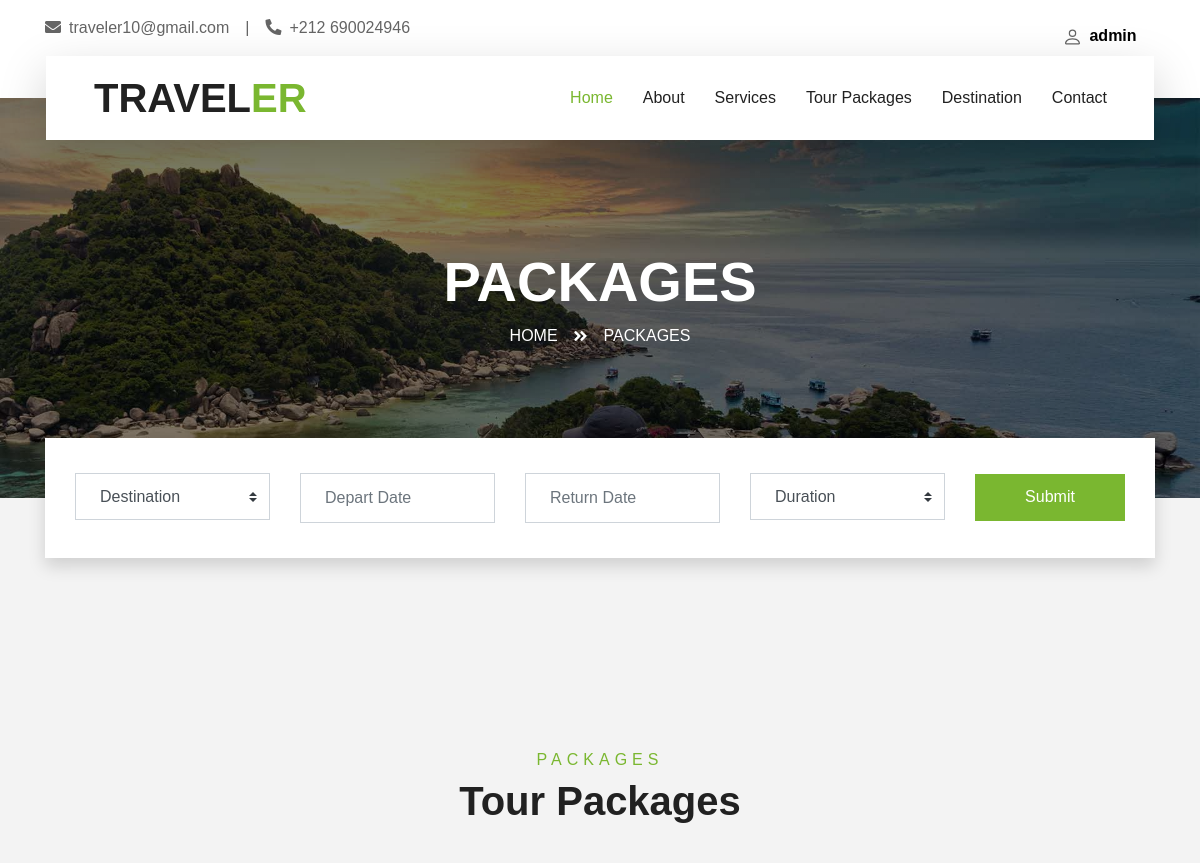
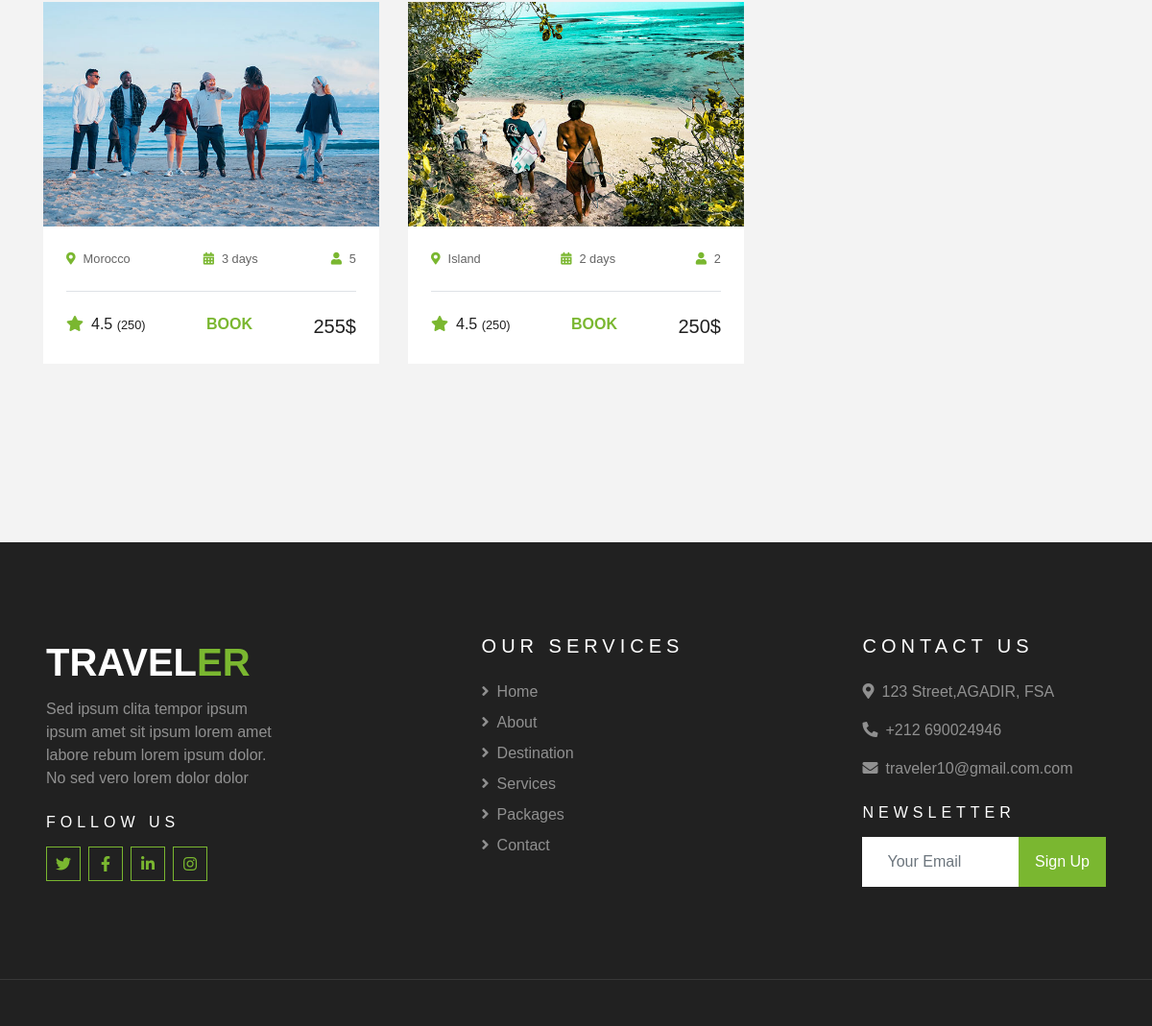
The page /package.html/ (signed in) on the database its author committed (2 pictures, top to bottom).
### pages/models.py (models this page shows, shortened)
class Package(models.Model):
 country=models.CharField(max_length=50)
 discription=models.CharField(max_length=300,blank=True)
 image=models.CharField(max_length=300,blank=True)
 date = models.CharField(max_length=300,blank=True)
 price=models.IntegerField(default=0)
 personce=models.IntegerField(default=0)
 checked_out= models.CharField(max_length=10,blank=True, default='no')
 type=models.CharField(max_length=10,blank=True,default='PACKAGE')

### pages/views.py (the view)
# urls.py: path('package.html/', views.package, name='package'),
def package(request):
    package = Package.objects.all()
    return render(request,'package.html',{'package':package})

### pages/templates/package.html (shortened to what this page needs)
{% extends 'base.html' %}
{% load static %}
{% block content %}
    <div class="container-fluid page-header">
        <div class="container">
            <div class="d-flex flex-column align-items-center justify-content-center" style="min-height: 400px">
                <h3 class="display-4 text-white text-uppercase">Packages</h3>
                <div class="d-inline-flex text-white">
                    <p class="m-0 text-uppercase"><a class="text-white" href="">Home</a></p>
                    <i class="fa fa-angle-double-right pt-1 px-3"></i>
                    <p class="m-0 text-uppercase">Packages</p>
                </div>
            </div>
        </div>
    </div>
    <div class="container-fluid booking mt-5 pb-5">
        <div class="container pb-5">
            <div class="bg-light shadow" style="padding: 30px;">
                <div class="row align-items-center" style="min-height: 60px;">
                    <div class="col-md-10">
                        <div class="row">
                            <div class="col-md-3">
                                <div class="mb-3 mb-md-0">
                                    <select class="custom-select px-4" style="height: 47px;">
                                        <option selected>Destination</option>
                                    </select>
                                </div>
                            </div>
                            <div class="col-md-3">
                                <div class="mb-3 mb-md-0">
                                    <div class="date" id="date1" data-target-input="nearest">
                                        <input type="text" class="form-control p-4 datetimepicker-input" placeholder="Depart Date" data-target="#date1" data-toggle="datetimepicker"/>
                                    </div>
                                </div>
                            </div>
                            <div class="col-md-3">
                                <div class="mb-3 mb-md-0">
                                    <div class="date" id="date2" data-target-input="nearest">
                                        <input type="text" class="form-control p-4 datetimepicker-input" placeholder="Return Date" data-target="#date2" data-toggle="datetimepicker"/>
                                    </div>
                                </div>
                            </div>
                            <div class="col-md-3">
                                <div class="mb-3 mb-md-0">
                                    <select class="custom-select px-4" style="height: 47px;">
                                        <option selected>Duration</option>
                                    </select>
                                </div>
                            </div>
                        </div>
                    </div>
                    <div class="col-md-2">
                        <button class="btn btn-primary btn-block" type="submit" style="height: 47px; margin-top: -2px;">Submit</button>
                    </div>
                </div>
            </div>
        </div>
    </div>
    <div class="container-fluid py-5">
        <div class="container pt-5 pb-3">
            <div class="text-center mb-3 pb-3">
                <h6 class="text-primary text-uppercase" style="letter-spacing: 5px;">Packages</h6>
                <h1> Tour Packages</h1>
            </div>
    <div class="row">
        {% for p in package %}
        <div class="col-lg-4 col-md-6 mb-4">
            <div class="package-item bg-white mb-2">
                <img class="img-fluid" src="{% static 'img/' %}{{ p.image }}" alt="">
                <div class="p-4">
                    <div class="d-flex justify-content-between mb-3">
                        <small class="m-0"><i class="fa fa-map-marker-alt text-primary mr-2"></i>{{p.country}}</small>
                        <small class="m-0"><i class="fa fa-calendar-alt text-primary mr-2"></i>{{p.date}}</small>
                        <small class="m-0"><i class="fa fa-user text-primary mr-2"></i>{{p.personce}}</small>
                    </div>
                    <div class="border-top mt-4 pt-4">
                        <div class="d-flex justify-content-between">
                            <h6 class="m-0"><i class="fa fa-star text-primary mr-2"></i>4.5 <small>(250)</small></h6>
                            <h6><a href="#" id="bookLink"><strong>BOOK</strong></a></h6>
                            <h5 class="m-0">{{p.price}}$</h5>
                        </div>
                    </div>
                </div>
            </div>
        </div>
       {% endfor %}
    </div>
</div>
</div>
{% endblock %}

### pages/templates/base.html (shortened to what this page needs)
{% load static %}
<!DOCTYPE html>
<html>
<head>
     <link href="https://cdnjs.cloudflare.com/ajax/libs/font-awesome/5.10.0/css/all.min.css" rel="stylesheet">
     <link href="{%static 'lib/owlcarousel/assets/owl.carousel.min.css' %}" rel="stylesheet">
     <link href="{%static 'lib/tempusdominus/css/tempusdominus-bootstrap-4.min.css' %}" rel="stylesheet" />
     <link rel="stylesheet" href="{% static 'css/style.css' %}">
</head>
<body>
{% block navbar %}
    <div class="container-fluid bg-light pt-3 d-none d-lg-block">
        <div class="container">
            <div class="row">
                <div class="col-lg-6 text-center text-lg-left mb-2 mb-lg-0">
                    <div class="d-inline-flex align-items-center">
                        <p><i class="fa fa-envelope mr-2"></i>traveler10@gmail.com</p>
                        <p class="text-body px-3">|</p>
                        <p><i class="fa fa-phone-alt mr-2"></i>+212 690024946</p>
                    </div>
                </div>
                        {% if user.is_authenticated %}
                        <span class="navbar-text" style="">
                              <a href="#"  data-toggle="dropdown" style="color: black; text-decoration: none;"><strong>{{user}} </strong></a>
                        </span>
                        {% else %}
                        <a href="/login.html">
                            <button type="button" class="btn btn-primary" style="border-radius: 0.75em; margin-left: 440px;width: 130px;height: 50px;font-family:'Trebuchet MS', 'Lucida Sans Unicode', 'Lucida Grande', 'Lucida Sans', Arial, sans-serif">LOGIN</button>
                        </a>
                        {% endif %}
                    </div>
            </div>
        </div>
    <div class="container-fluid position-relative nav-bar p-0">
        <div class="container-lg position-relative p-0 px-lg-3" style="z-index: 9;">
            <nav class="navbar navbar-expand-lg bg-light navbar-light shadow-lg py-3 py-lg-0 pl-3 pl-lg-5" >
                <a href="/index.html" class="navbar-brand" >
                    <h1 class="m-0 text-primary"><span class="text-dark">TRAVEL</span>ER</h1>
                </a>
                <div class="collapse navbar-collapse justify-content-between px-3" id="navbarCollapse">
                    <div class="navbar-nav ml-auto py-0">
                        <a href="/index.html" class="nav-item nav-link active">Home</a>
                        <a href="/about.html" class="nav-item nav-link">About</a>
                        <a href="/service.html" class="nav-item nav-link">Services</a>
                        <a href="/package.html" class="nav-item nav-link">Tour Packages</a>
                        <a href="/destination.html" class="nav-item nav-link">Destination</a>
                        <a href="/contact.html" class="nav-item nav-link">Contact</a>
                    </div>
                </div>
            </nav>
        </div>
    </div>
    {% endblock %}
    {% block content %}{% endblock %}
    {% block footer %}
    <div class="container-fluid bg-dark text-white-50 py-5 px-sm-3 px-lg-5" style="margin-top: 90px;">
        <div class="row pt-5">
            <div class="col-lg-3 col-md-6 mb-5">
                <a href="" class="navbar-brand">
                    <h1 class="text-primary"><span class="text-white">TRAVEL</span>ER</h1>
                </a>
                <p>Sed ipsum clita tempor ipsum ipsum amet sit ipsum lorem amet labore rebum lorem ipsum dolor. No sed vero lorem dolor dolor</p>
                <h6 class="text-white text-uppercase mt-4 mb-3" style="letter-spacing: 5px;">Follow Us</h6>
                <div class="d-flex justify-content-start">
                    <a class="btn btn-outline-primary btn-square mr-2" href="#"><i class="fab fa-twitter"></i></a>
                    <a class="btn btn-outline-primary btn-square mr-2" href="#"><i class="fab fa-facebook-f"></i></a>
                    <a class="btn btn-outline-primary btn-square mr-2" href="#"><i class="fab fa-linkedin-in"></i></a>
                    <a class="btn btn-outline-primary btn-square" href="#"><i class="fab fa-instagram"></i></a>
                </div>
            </div>
            <div class="col-lg-3 col-md-6 mb-5" style="margin-left:15% ;">
                <h5 class="text-white text-uppercase mb-4" style="letter-spacing: 5px;">Our Services</h5>
                <div class="d-flex flex-column justify-content-start">
                    <a class="text-white-50 mb-2" href="/index.html"><i class="fa fa-angle-right mr-2"></i>Home</a>
                    <a class="text-white-50 mb-2" href="/about.html"><i class="fa fa-angle-right mr-2"></i>About</a>
                    <a class="text-white-50 mb-2" href="/destination.html"><i class="fa fa-angle-right mr-2"></i>Destination</a>
                    <a class="text-white-50 mb-2" href="/services.html"><i class="fa fa-angle-right mr-2"></i>Services</a>
                    <a class="text-white-50 mb-2" href="/package.html"><i class="fa fa-angle-right mr-2"></i>Packages</a>
                    <a class="text-white-50 mb-2" href="/contact.html"><i class="fa fa-angle-right mr-2"></i>Contact</a>
                </div>
            </div>
            <div class="col-lg-3 col-md-6 mb-5" style="margin-left:10% ;">
                <h5 class="text-white text-uppercase mb-4" style="letter-spacing: 5px;">Contact Us</h5>
                <p><i class="fa fa-map-marker-alt mr-2"></i>123 Street,AGADIR, FSA</p>
                <p><i class="fa fa-phone-alt mr-2"></i>+212 690024946</p>
                <p><i class="fa fa-envelope mr-2"></i>traveler10@gmail.com.com</p>
                <h6 class="text-white text-uppercase mt-4 mb-3" style="letter-spacing: 5px;">Newsletter</h6>
                <div class="w-100">
                    <div class="input-group">
                        <input type="text" class="form-control border-light" style="padding: 25px;" placeholder="Your Email">
                        <div class="input-group-append">
                         <button class="btn btn-primary px-3"><a href="/register.html" style="color: white;">Sign Up</a></button>
                        </div>
                    </div>
                </div>
            </div>
        </div>
    </div>
    <div class="container-fluid bg-dark text-white border-top py-4 px-sm-3 px-md-5" style="border-color: rgba(256, 256, 256, .1) !important;">
    </div>
{% endblock %}
<link rel="stylesheet" href="https://cdn.jsdelivr.net/npm/sweetalert2@11.0.14/dist/sweetalert2.min.css">
{% load sweetify %}
</body>
</html>

### rows shown on the page
Package: image (picture), country "Morocco", date "3 days", personce "5", price "255"
Package: image (picture), country "Island", date "2 days", personce "2", price "250"

### other values the page prints
{{ user }} "admin"
